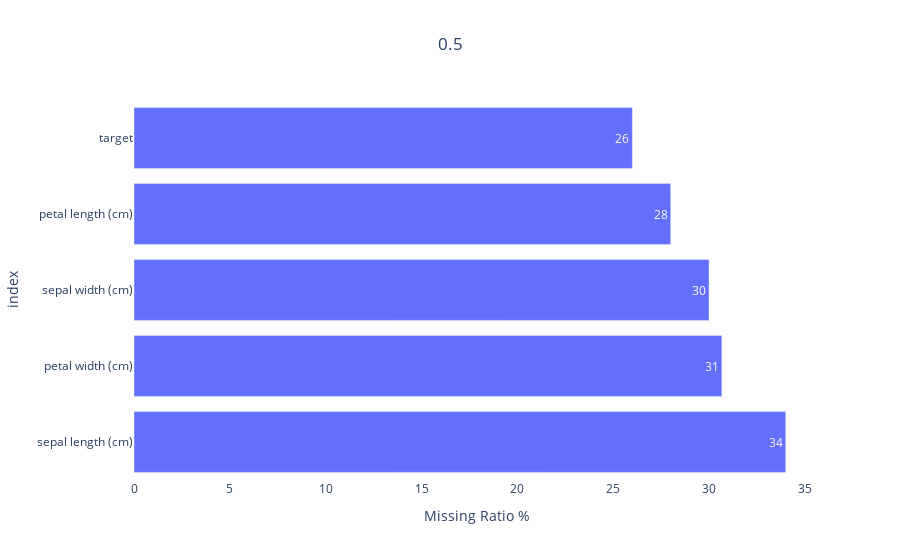

The cell this chart's notebook holds for it:
### Code cell
# import plotly.express as px
# def plot_nas(df: pd.DataFrame):
#     if df.isnull().sum().sum() != 0:
#         na_df = (df.isnull().sum() / len(df)) * 100      
#         na_df = na_df.drop(na_df[na_df == 0].index).sort_values(ascending=False)
#         missing_data = pd.DataFrame({'Missing Ratio %' :na_df})
#         fig = px.bar(missing_data, x='Missing Ratio %',title=0.5,text_auto='d')
#         fig.update_layout(title_x=0.5)
#         fig.update_layout({
#         'plot_bgcolor': 'rgba(0, 0, 0, 0)',
#         'paper_bgcolor': 'rgba(0, 0, 0, 0)',
#         })
#         # fig.show()
#     return fig
# plot_nas(curr_df)

### Figure 1 — Plotly figure (JSON) as saved in the notebook; plotly's stock layout.template omitted (floating-point values rounded to 4 significant figures)
{"data": [{"alignmentgroup": "True", "hovertemplate": "Missing Ratio %=%{x}<br>index=%{y}<extra></extra>", "legendgroup": "", "marker": {"color": "#636efa", "pattern": {"shape": ""}}, "name": "", "offsetgroup": "", "orientation": "h", "showlegend": false, "textposition": "auto", "texttemplate": "%{x:d}", "type": "bar", "x": [34, 30.67, 30, 28.0, 26], "xaxis": "x", "y": ["sepal length (cm)", "petal width (cm)", "sepal width (cm)", "petal length (cm)", "target"], "yaxis": "y"}], "layout": {"barmode": "relative", "legend": {"tracegroupgap": 0}, "paper_bgcolor": "rgba(0, 0, 0, 0)", "plot_bgcolor": "rgba(0, 0, 0, 0)", "title": {"text": "0.5", "x": 0.5}, "xaxis": {"anchor": "y", "domain": [0, 1], "title": {"text": "Missing Ratio %"}}, "yaxis": {"anchor": "x", "domain": [0, 1], "title": {"text": "index"}}}}
